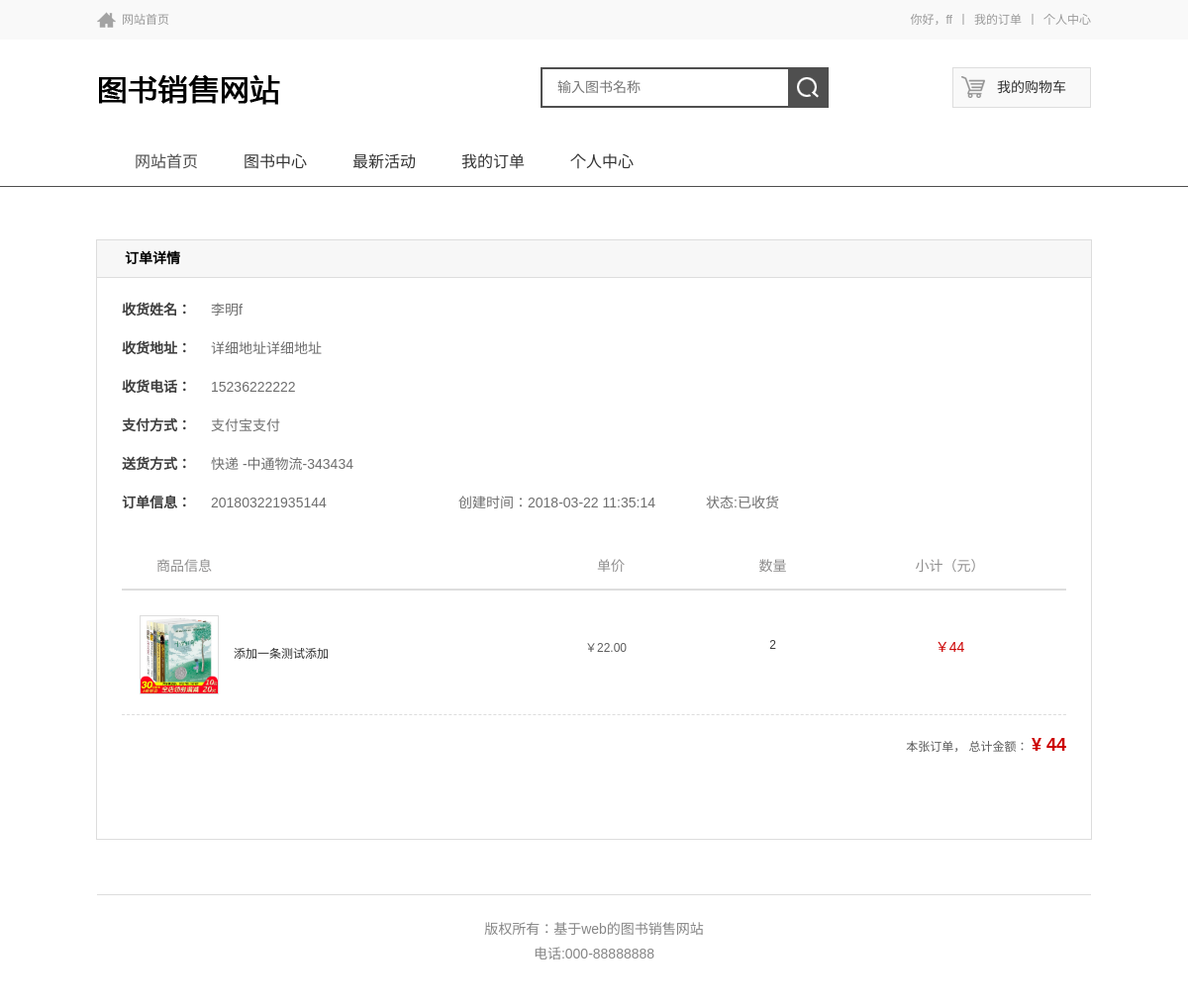
/ordershow.php?id=8 (signed in), run on the app's committed database.
### tables this page shows
CREATE TABLE IF NOT EXISTS `orders` (
  `id` int(11) NOT NULL AUTO_INCREMENT,
  `onumber` varchar(50) DEFAULT NULL COMMENT '订单号',
  `userid` int(11) NOT NULL DEFAULT '0' COMMENT '用户id',
  `spc` varchar(50) DEFAULT NULL COMMENT '订单商品',
  `slc` varchar(50) DEFAULT NULL COMMENT '订单商品数量',
  `sex` varchar(50) DEFAULT NULL COMMENT '性别',
  `address` varchar(50) DEFAULT NULL COMMENT '地址',
  `tel` varchar(50) DEFAULT NULL COMMENT '电话',
  `email` varchar(50) DEFAULT NULL COMMENT '邮箱',
  `shff` varchar(50) DEFAULT NULL COMMENT '收货方式',
  `zfff` varchar(50) DEFAULT NULL COMMENT '支付方式',
  `leaveword` varchar(100) DEFAULT NULL COMMENT '留言',
  `addtime` timestamp NULL DEFAULT CURRENT_TIMESTAMP COMMENT '添加时间',
  `xname` varchar(20) DEFAULT NULL COMMENT '下单人',
  `zt` varchar(50) DEFAULT NULL COMMENT '状态',
  `total` varchar(50) DEFAULT NULL COMMENT '总计',
  `kuaidi` varchar(50) DEFAULT NULL COMMENT '快递名称',
  `knumber` varchar(50) NOT NULL COMMENT '快递编号',
  `receiver` varchar(20) DEFAULT NULL COMMENT '收货人',
  `th` int(2) NOT NULL DEFAULT '0' COMMENT '是否退货',
  PRIMARY KEY (`id`)
);

CREATE TABLE IF NOT EXISTS `ordersta` (
  `id` int(11) NOT NULL AUTO_INCREMENT,
  `ordersid` int(11) NOT NULL DEFAULT '0' COMMENT '订单号',
  `goodid` int(11) NOT NULL DEFAULT '0' COMMENT '商品id',
  `price` decimal(11,2) DEFAULT '0.00' COMMENT '商品价格',
  `nums` int(11) NOT NULL DEFAULT '0' COMMENT '数量',
  `addtime` date NOT NULL,
  `userid` varchar(11) NOT NULL DEFAULT '0' COMMENT '用户id',
  `categoryid` int(11) NOT NULL DEFAULT '0' COMMENT '分类id',
  `zt` varchar(11) DEFAULT NULL COMMENT '状态',
  PRIMARY KEY (`id`)
);

CREATE TABLE IF NOT EXISTS `goods` (
  `id` int(10) NOT NULL AUTO_INCREMENT,
  `pid` int(4) NOT NULL DEFAULT '0' COMMENT '类型id',
  `categoryid` int(4) NOT NULL DEFAULT '0' COMMENT '分类id',
  `pnumber` varchar(50) DEFAULT NULL COMMENT '商品号',
  `title` varchar(50) DEFAULT NULL COMMENT '名称',
  `amount` int(11) DEFAULT '0' COMMENT '商品数量',
  `cishu` int(11) DEFAULT '0',
  `mprice` decimal(11,2) DEFAULT NULL COMMENT '市场价',
  `sprice` decimal(11,2) DEFAULT NULL COMMENT '会员价',
  `content` text COMMENT '详细介绍',
  `apv` int(4) NOT NULL DEFAULT '0' COMMENT '点击',
  `img` varchar(50) DEFAULT NULL COMMENT '图片',
  `status` int(2) NOT NULL DEFAULT '0' COMMENT '状态',
  `addtime` timestamp NOT NULL DEFAULT CURRENT_TIMESTAMP,
  `isnice` int(1) DEFAULT '0',
  PRIMARY KEY (`id`)
);

### common/func_db.php (called while the page is built, shortened)
<?php
	function db_get_row($sql) {
		$result=db_query($sql);
		$rs = mysql_fetch_array($result);
		return $rs;
	}
	function db_get_all($sql) {
		$result=db_query($sql);
		$rs = array();
		while( $row = mysql_fetch_array($result)){
			$rs[] = $row;
		}
		return $rs;
	}
	function db_query($sql,$dbconn='')
	{
		Return mysql_query($sql);
	}
?>

### ordershow.php (the view, shortened to what this page needs)
<?php
include_once("header.php");
?>
<?php
$info2=db_get_row("select * from orders where id=".$_GET['id']);
?>
<div class="case_view">
		<div class="head_b">订单详情</div>
		<div class="col_b">
			<div class="title">收货姓名：</div>
			<div class="msg"><?php echo $info2['receiver'];?></div>
		</div>
		<div class="col_b">
			<div class="title">收货地址：</div>
			<div class="msg"><?php echo $info2['address'];?></div>
		</div>
		<div class="col_b">
			<div class="title">收货电话：</div>
			<div class="msg"><?php echo $info2['tel'];?></div>
		</div>
		<div class="col_b">
			<div class="title">支付方式：</div>
			<div class="msg"><?php echo $info2['zfff'];?></div>
		</div>
		<div class="col_b">
			<div class="title">送货方式：</div>
			<div class="msg"><?php echo $info2['shff'];?> <?php if($info2['kuaidi']){?>-<?php echo $info2['kuaidi'];?>-<?php echo $info2['knumber'];?><?php }?></div>
		</div>
		<div class="col_b">
			<div class="title">订单信息：</div>
			<div class="msg"><span><?php echo $info2['onumber'];?></span><span>创建时间：<?php echo $info2['addtime'];?></span><span>状态:<?php echo $info2['zt'];?>
			</span></div>
		</div>
		<div class="pro_infob">
			<ul>
				<li class="head">
					<div class="name">商品信息</div>
					<div class="price">单价</div>
					<div class="num">数量</div>
					<div class="count">小计（元）</div>
				</li>
                <?php
			  $total = 0;
			  $ordersta = db_get_all("select * from ordersta where ordersid=".$info2['id']." order by id desc");foreach($ordersta as $ordersrow) {
				  $info1=db_get_row("select * from goods where id=".$ordersrow['goodid']);
				  ?>
				<li class="item">
					<div class="name">
						<div class="img">
						<img src="<?php echo __PUBLIC__;?>/Upload/<?php echo $info1['img'];?>" height="78px" width="78px"></div>
						<div class="pro_name"><a href="goodshow.php?id=<?php echo $info1['id'];?>&categoryid=<?php echo $info1['categoryid'];?>" target="_blank"><?php echo $info1['title'];?></a></div>
					</div>
					<div class="price">￥<span><?php echo $ordersrow['price'];?></span></div>
					<div class="num"><?php echo $ordersrow['nums'];?></div>
					<div class="count">￥<span><?php echo $ordersrow['price']*$ordersrow['nums'];?></span></div>
				</li>  <?php
			  $total = $total+$ordersrow['price']*$ordersrow['nums'];
	   }
	 ?></ul>
			<div class="all_count">本张订单， 总计金额： <span>¥ <span><?php echo $total;?></span></span></div>
			<div class="all_count">
            </div>
		</div>
	</div>
<?php
	include_once("footer.php");
?>

### Public/css/base.css (style rules this page uses)
body,ul,ol,li,h1,h2,h3,h4,h5,h6,form,fieldset,table,td,img,div,label,input,select,dl,dt,dd,article,aside,details,figcaption,figure,footer,header,hgroup,menu,nav,section { margin:0;padding:0; }
body { font-size:12px;line-height:normal;color:#666;font-family:"Microsoft YaHei","微软雅黑",SimSun,"Oxygen",Arial,"Hiragino Sans GB","STHeiti","WenQuanYi Micro Hei",sans-serif;-webkit-text-size-adjust:none; background:#FFF; }
img { border:0; }
ul { list-style:none; }
a:link,a:visited { color:#2e2e2e;text-decoration:none; }
html { overflow-x:hidden; }
a { text-decoration:none;outline:none; }

### Public/css/member.css (style rules this page uses)
.case_view { clear:both; width:1004px; border:1px solid #ddd; margin:53px auto 55px auto; position:relative; }
.case_view .head_b { height:37px; border-bottom:1px solid #ddd; background-color:#f7f7f7; line-height:37px; font-size:14px; font-weight:bold; color:#000; padding-left:28px; }
.case_view .col_b { padding:25px 25px 0 25px; font-size:14px; line-height:14px; }
.case_view .col_b:after { content:"."; display:block; height:0; font-size:0; clear:both; visibility:hidden; }
.case_view .title { float:left; font-weight:bold; color:#3e3e3e; }
.case_view .msg { float:left; color:#6e6e6e; padding-left:20px; }
.case_view .msg span { width:250px; display:inline-block; }
.pro_infob { clear:both; padding-top:50px; }
.pro_infob ul { margin:0 25px; }
.pro_infob li:after { content:"."; display:block; height:0; font-size:0; clear:both; visibility:hidden; }
.pro_infob li.head { font-size:14px; line-height:14px; color:#8f8e8e; height:30px; border-bottom:2px solid #ddd; }
.pro_infob li>div { float:left; }
.pro_infob li.head .name { width:460px; text-indent:35px; }
.pro_infob li.head .price { width:120px; text-indent:20px; }
.pro_infob li.head .num { width:155px; text-align:center; }
.pro_infob li.head .count { width:203px; text-align:center; }
.pro_infob li.item { font-size:12px; height:125px; border-bottom:1px dashed #ddd; overflow:hidden; }
.pro_infob li.item .name { width:460px; }
.pro_infob li.item .price { width:120px; text-indent:8px; color:#5d5d5d; padding-top:48px; }
.pro_infob li.item .num { width:155px; text-align:center; padding-top:48px; color:#3a3a3a; }
.pro_infob li.item .count { width:203px; text-align:center; font-size:14px; color:#c00; padding-top:46px; }
.pro_infob li.item .img { float:left; width:78px; height:78px; border:1px solid #ddd; margin-top:25px; margin-left:18px; }
.pro_infob li.item .pro_name { float:left; line-height:78px; margin-top:25px; color:#333; padding-left:15px; }
.all_count { text-align:right; padding:20px 25px 25px 0; color:#5a5a5a; }
.all_count span { font-size:18px; color:#c00; font-weight:bold; }

### data on the page
orders: receiver "李明f", address "详细地址详细地址", tel "15236222222", zfff "支付宝支付", shff "快递", kuaidi "中通物流", knumber "343434", onumber "201803221935144", addtime "2018-03-22 11:35:14", zt "已收货"
ordersta: goodid.img (picture), goodid.title "添加一条测试添加", price "22.00", nums "2", $ordersrow['price']*$ordersrow['nums'] "44"

### other printed values
$_SESSION["account"] "ff"
$total "44"
$CONFIG["webname"] "基于web的图书销售网站"
